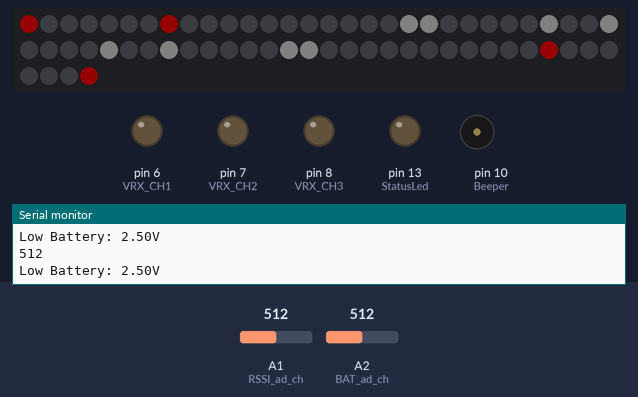
A sketch run on a simulated Arduino Uno, built with avr-gcc and run on an emulated ATmega328P. Shown: 64 RGB LEDs in strip order, left to right, continuing on the next row, output pins drawn as LEDs (lit = HIGH), buzzer (waves = sounding, pin HIGH), the last lines printed to the serial monitor. The test bench sets the inputs (shaded band); at power-on: A1 (RSSI_ad_ch) = 512, A2 (BAT_ad_ch) = 512. Dim RGB values are drawn brighter than linear.

Above: at 1.2 s.
1.3 s: A1 (RSSI_ad_ch) set to 253
4.3 s: A1 (RSSI_ad_ch) set to 227
7.3 s: A2 (BAT_ad_ch) set to 736
10.2 s: A2 (BAT_ad_ch) set to 768
At 11.1 s:
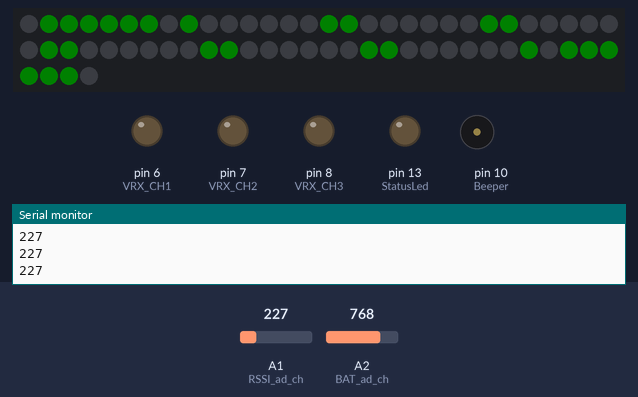
11.7 s: A1 (RSSI_ad_ch) set to 250
At 11.89 s:
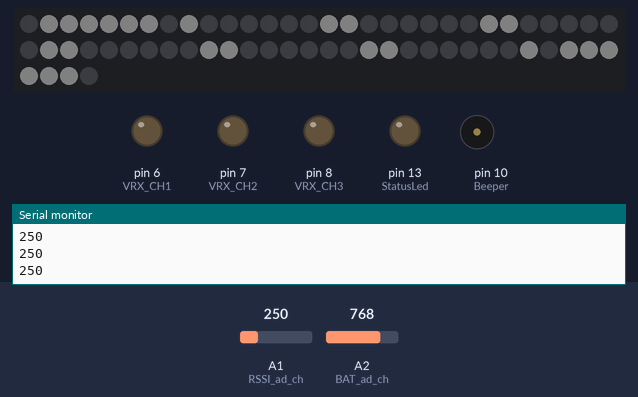
13.9 s: A1 (RSSI_ad_ch) set to 230
At 14.9 s:
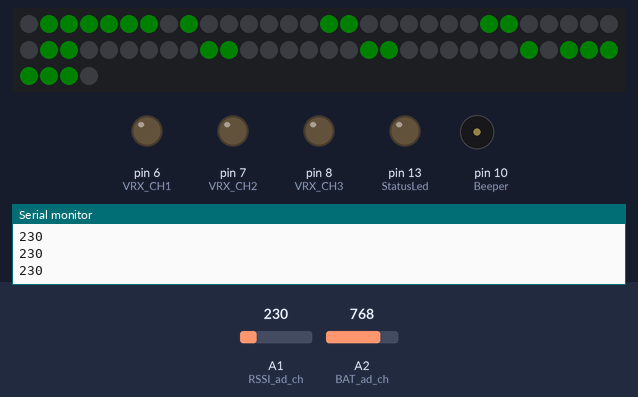
Timing chart, 0 to 16.9 s (numbered marks = the images above; inputs shaded):
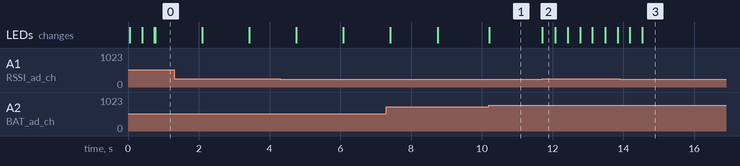

The sketch:

2017_smart_gate.ino
```cpp
#include <Adafruit_NeoPixel.h>
#include "fastADC.h"

#define BAT_ad_ch        2
#define RSSI_ad_ch       1
#define StatusLed       13
#define BT_Vcc          12
#define Taster01        11
#define Beeper          10
#define NeoPixelPin      9
#define VRX_CH3          8
#define VRX_CH2          7
#define VRX_CH1          6
#define NeoPixelAmount  64

Adafruit_NeoPixel pixels = Adafruit_NeoPixel(NeoPixelAmount, NeoPixelPin, NEO_GRB + NEO_KHZ800);

int   state = 1;

int   T1_state = 1;
int   T1_counter = 0;

int   blink_counter_init = 4;                           // Anzahl der Zustände der Blink-Sequenz
int   blink_counter = blink_counter_init;
int   switch_delay_init = 50;
int   switch_delay = switch_delay_init;

int   RSSI_raw = 0;
int   RSSI_Limit = 240;

float u_bat;
int   u_bat_raw;
int   low_bat[7] = {25, 0, 0, 750, 5.05, 100, 0};       // r, g, b, raw_limit, ref-level, counter_max, counter

unsigned long time;
unsigned long last_lap;
unsigned long this_lap;


void setup()
{
  pinMode(StatusLed,   OUTPUT);
  pinMode(NeoPixelPin, OUTPUT);
  pinMode(VRX_CH1,     OUTPUT);
  pinMode(VRX_CH2,     OUTPUT);
  pinMode(VRX_CH3,     OUTPUT);
  pinMode(Beeper,      OUTPUT);
  pinMode(Taster01,    INPUT_PULLUP);
  pixels.begin();                             // Initialisierung der NeoPixel
  Serial.begin(9600);                         //  setup serial for debugging
//  pinMode(BT_Vcc,      OUTPUT);
//  digitalWrite(BT_Vcc, HIGH);
  set_channel(0, 35);
}


void loop()
{
//  check_inputs();
  check_battery();
  check_rssi();

  switch (state)
  {
    case 1:
            cls();
            show_circle(0,5,0, 8);

            if (RSSI_raw > RSSI_Limit)
              state = 2;

            break;

    case 2:
            if (blink_counter == 0)
              blink_counter = blink_counter_init;

            cls();

            switch (blink_counter)
            {
              case 4:
                      show_circle(5,5,5, 8);
                      switch_delay_counter();
                      break;
              case 3:
                      show_circle(5,5,5, 6);
                      switch_delay_counter();
                      break;
              case 2:
                      show_circle(5,5,5, 4);
                      switch_delay_counter();
                      break;
              case 1:
                      show_circle(5,5,5, 2);
                      switch_delay_counter();
                      break;
            }

            if ((blink_counter == 0) and (RSSI_raw < RSSI_Limit))
              { state = 1; last_lap = time; time = millis(); this_lap = time - last_lap; Serial.print("lap time: "); Serial.println(this_lap/1000.0); }

            break;
  }

  show_low_bat();
  pixels.show();
  delay(2);
}


void switch_delay_counter (void)
{
  if (switch_delay > 0)
    switch_delay --;
  else
  {
    blink_counter --;
    switch_delay = switch_delay_init;
  }
}


void check_rssi (void)
{
  RSSI_raw = analogRead(RSSI_ad_ch);
  Serial.println(RSSI_raw);
}


void check_inputs (void)
{
  T1_state = digitalRead(Taster01);
}


void check_battery (void)
{
  int amount = 5;
  int ad_value[amount];
  for (int i=0; i<amount; i++)
    ad_value[i] = analogRead(BAT_ad_ch);
  u_bat_raw = 0;
  for (int i=0; i<amount; i++)
    u_bat_raw = u_bat_raw + ad_value[i];
  u_bat_raw = u_bat_raw / amount;
  /* Batterie-Spannung ausgeben
  Serial.println(u_bat_raw);                    // digital
  u_bat = (low_bat[4] * u_bat_raw / 1024.0);    // analog
  Serial.println(u_bat);
  // 740 -> 3,5V
  // 880 -> 4,2V
  */
}


void show_low_bat (void)
{
  if (u_bat_raw < low_bat[3])
  {
    low_bat[6]++;
    if (low_bat[6] > low_bat[5])
    {
      pixels.setPixelColor(0, pixels.Color(low_bat[0], low_bat[1], low_bat[2]));
      pixels.setPixelColor(7, pixels.Color(low_bat[0], low_bat[1], low_bat[2]));
      pixels.setPixelColor(63, pixels.Color(low_bat[0], low_bat[1], low_bat[2]));
      pixels.setPixelColor(56, pixels.Color(low_bat[0], low_bat[1], low_bat[2]));

      u_bat = (low_bat[4] * u_bat_raw / 1024.0);
      Serial.print("Low Battery: ");
      Serial.print(u_bat);
      Serial.println("V");
    }
  }
  else
    low_bat[6] = 0;
}


void show_circle (int r, int g, int b, int size_)
{
  switch ( size_ )
  {
    case 8:
            pixels.setPixelColor(1, pixels.Color(r, g, b));
            pixels.setPixelColor(2, pixels.Color(r, g, b));
            pixels.setPixelColor(3, pixels.Color(r, g, b));
            pixels.setPixelColor(4, pixels.Color(r, g, b));
            pixels.setPixelColor(5, pixels.Color(r, g, b));
            pixels.setPixelColor(6, pixels.Color(r, g, b));
            pixels.setPixelColor(8, pixels.Color(r, g, b));
            pixels.setPixelColor(15, pixels.Color(r, g, b));
            pixels.setPixelColor(16, pixels.Color(r, g, b));
            pixels.setPixelColor(23, pixels.Color(r, g, b));
            pixels.setPixelColor(24, pixels.Color(r, g, b));
            pixels.setPixelColor(31, pixels.Color(r, g, b));
            pixels.setPixelColor(32, pixels.Color(r, g, b));
            pixels.setPixelColor(39, pixels.Color(r, g, b));
            pixels.setPixelColor(40, pixels.Color(r, g, b));
            pixels.setPixelColor(47, pixels.Color(r, g, b));
            pixels.setPixelColor(48, pixels.Color(r, g, b));
            pixels.setPixelColor(55, pixels.Color(r, g, b));
            pixels.setPixelColor(57, pixels.Color(r, g, b));
            pixels.setPixelColor(58, pixels.Color(r, g, b));
            pixels.setPixelColor(59, pixels.Color(r, g, b));
            pixels.setPixelColor(60, pixels.Color(r, g, b));
            pixels.setPixelColor(61, pixels.Color(r, g, b));
            pixels.setPixelColor(62, pixels.Color(r, g, b));
            break;
    case 6:
            pixels.setPixelColor(10, pixels.Color(r, g, b));
            pixels.setPixelColor(11, pixels.Color(r, g, b));
            pixels.setPixelColor(12, pixels.Color(r, g, b));
            pixels.setPixelColor(13, pixels.Color(r, g, b));
            pixels.setPixelColor(17, pixels.Color(r, g, b));
            pixels.setPixelColor(22, pixels.Color(r, g, b));
            pixels.setPixelColor(25, pixels.Color(r, g, b));
            pixels.setPixelColor(30, pixels.Color(r, g, b));
            pixels.setPixelColor(33, pixels.Color(r, g, b));
            pixels.setPixelColor(38, pixels.Color(r, g, b));
            pixels.setPixelColor(41, pixels.Color(r, g, b));
            pixels.setPixelColor(46, pixels.Color(r, g, b));
            pixels.setPixelColor(50, pixels.Color(r, g, b));
            pixels.setPixelColor(51, pixels.Color(r, g, b));
            pixels.setPixelColor(52, pixels.Color(r, g, b));
            pixels.setPixelColor(53, pixels.Color(r, g, b));
            break;
    case 4:
            pixels.setPixelColor(19, pixels.Color(r, g, b));
            pixels.setPixelColor(20, pixels.Color(r, g, b));
            pixels.setPixelColor(26, pixels.Color(r, g, b));
            pixels.setPixelColor(29, pixels.Color(r, g, b));
            pixels.setPixelColor(34, pixels.Color(r, g, b));
            pixels.setPixelColor(37, pixels.Color(r, g, b));
            pixels.setPixelColor(43, pixels.Color(r, g, b));
            pixels.setPixelColor(44, pixels.Color(r, g, b));
            break;
    case 2:
            pixels.setPixelColor(27, pixels.Color(r, g, b));
            pixels.setPixelColor(28, pixels.Color(r, g, b));
            pixels.setPixelColor(35, pixels.Color(r, g, b));
            pixels.setPixelColor(36, pixels.Color(r, g, b));
            break;
  }
}


void cls (void)
{
  for (int i=0; i< NeoPixelAmount; i++)
    pixels.setPixelColor(i, pixels.Color(0,0,0));
}


void set_channel (byte channel, int wait_time)
{
  digitalWrite(VRX_CH1, (channel & (1<<0)));
  digitalWrite(VRX_CH2, (channel & (1<<1)));
  digitalWrite(VRX_CH3, (channel & (1<<2)));
  delay(wait_time);
}


void chirp (int amount)
{
  for (int i=0; i<amount; i++)
  {
  digitalWrite(Beeper, HIGH);
  delay(10);
  digitalWrite(Beeper, LOW);
  delay(140);
  }
}
```

fastADC.h
```cpp
// (licence header left out)
//----- ADC IMPROVEMENTS --------------------------------
// to increase frequency of ADC readings
// defines for setting and clearing register bits
#define cbi(sfr, bit) (_SFR_BYTE(sfr) &= ~_BV(bit))
#define sbi(sfr, bit) (_SFR_BYTE(sfr) |= _BV(bit))

void initFastADC() {
    // set ADC prescaler to 16 to speedup ADC readings
    sbi(ADCSRA,ADPS2);
    cbi(ADCSRA,ADPS1);
    cbi(ADCSRA,ADPS0);
}
```

Measured:
- the behaviour switches between 749 and 750 on A2 (BAT_ad_ch) (found by bisection; images 0 and 1)
- after the input at 10.2 s, the LEDs: change at once (image 1)
- after the input at 11.7 s, the LEDs: change at once (image 2)
- after the input at 13.9 s, the LEDs: first differ from a run without the input after 0.63 s (image 3)
